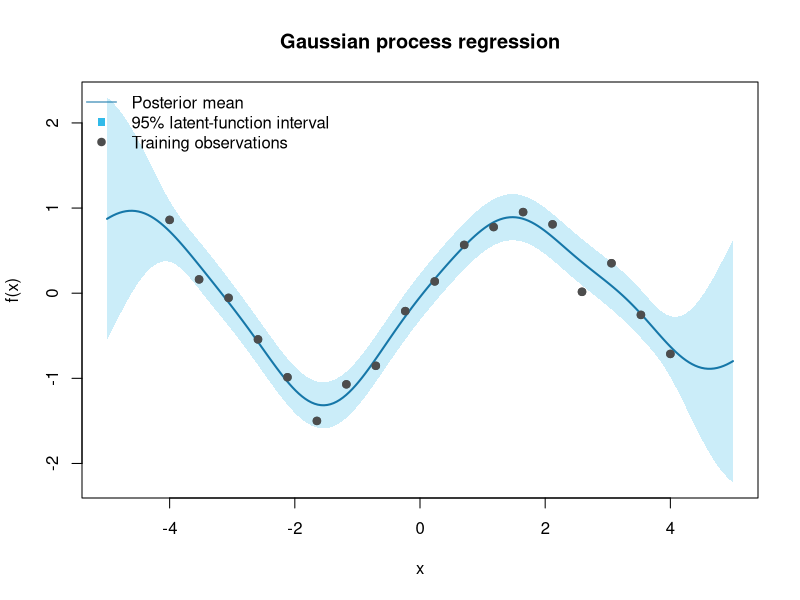

Write the R code that produced this figure.
## ---- chunk 1
set.seed(2026)
xTrain <- matrix(seq(-4, 4, length.out = 18), ncol = 1)
yTrain <- sin(xTrain[, 1]) + rnorm(nrow(xTrain), sd = 0.2)
xTest <- matrix(seq(-5, 5, length.out = 200), ncol = 1)

rbfKernel <- function(a, b, lengthScale, signalVariance) {
  distanceSquared <- as.matrix(dist(rbind(a, b)))[
    seq_len(nrow(a)),
    nrow(a) + seq_len(nrow(b))
  ]^2
  signalVariance * exp(-distanceSquared / (2 * lengthScale^2))
}

lengthScale <- 1
signalVariance <- 1
noiseVariance <- 0.2^2
jitter <- 1e-8

K <- rbfKernel(xTrain, xTrain, lengthScale, signalVariance)
Knoise <- K + (noiseVariance + jitter) * diag(nrow(K))
Kstar <- rbfKernel(xTest, xTrain, lengthScale, signalVariance)
Ktest <- rbfKernel(xTest, xTest, lengthScale, signalVariance)

posteriorMean <- drop(Kstar %*% solve(Knoise, yTrain))
posteriorCovariance <- Ktest - Kstar %*% solve(Knoise, t(Kstar))
posteriorSd <- sqrt(pmax(diag(posteriorCovariance), 0))

plot(xTrain, yTrain, pch = 19, col = "grey30",
     xlim = range(xTest), ylim = range(posteriorMean + 2 * posteriorSd,
                                       posteriorMean - 2 * posteriorSd),
     xlab = "x", ylab = "f(x)", main = "Gaussian process regression")
polygon(c(xTest[, 1], rev(xTest[, 1])),
        c(posteriorMean - 2 * posteriorSd,
          rev(posteriorMean + 2 * posteriorSd)),
        col = adjustcolor("#31BAE9", alpha.f = 0.25), border = NA)
lines(xTest[, 1], posteriorMean, col = "#1677A8", lwd = 2)
points(xTrain, yTrain, pch = 19, col = "grey30")
legend("topleft", c("Posterior mean", "95% latent-function interval",
                    "Training observations"),
       col = c("#1677A8", "#31BAE9", "grey30"),
       lty = c(1, NA, NA), pch = c(NA, 15, 19), bty = "n")
